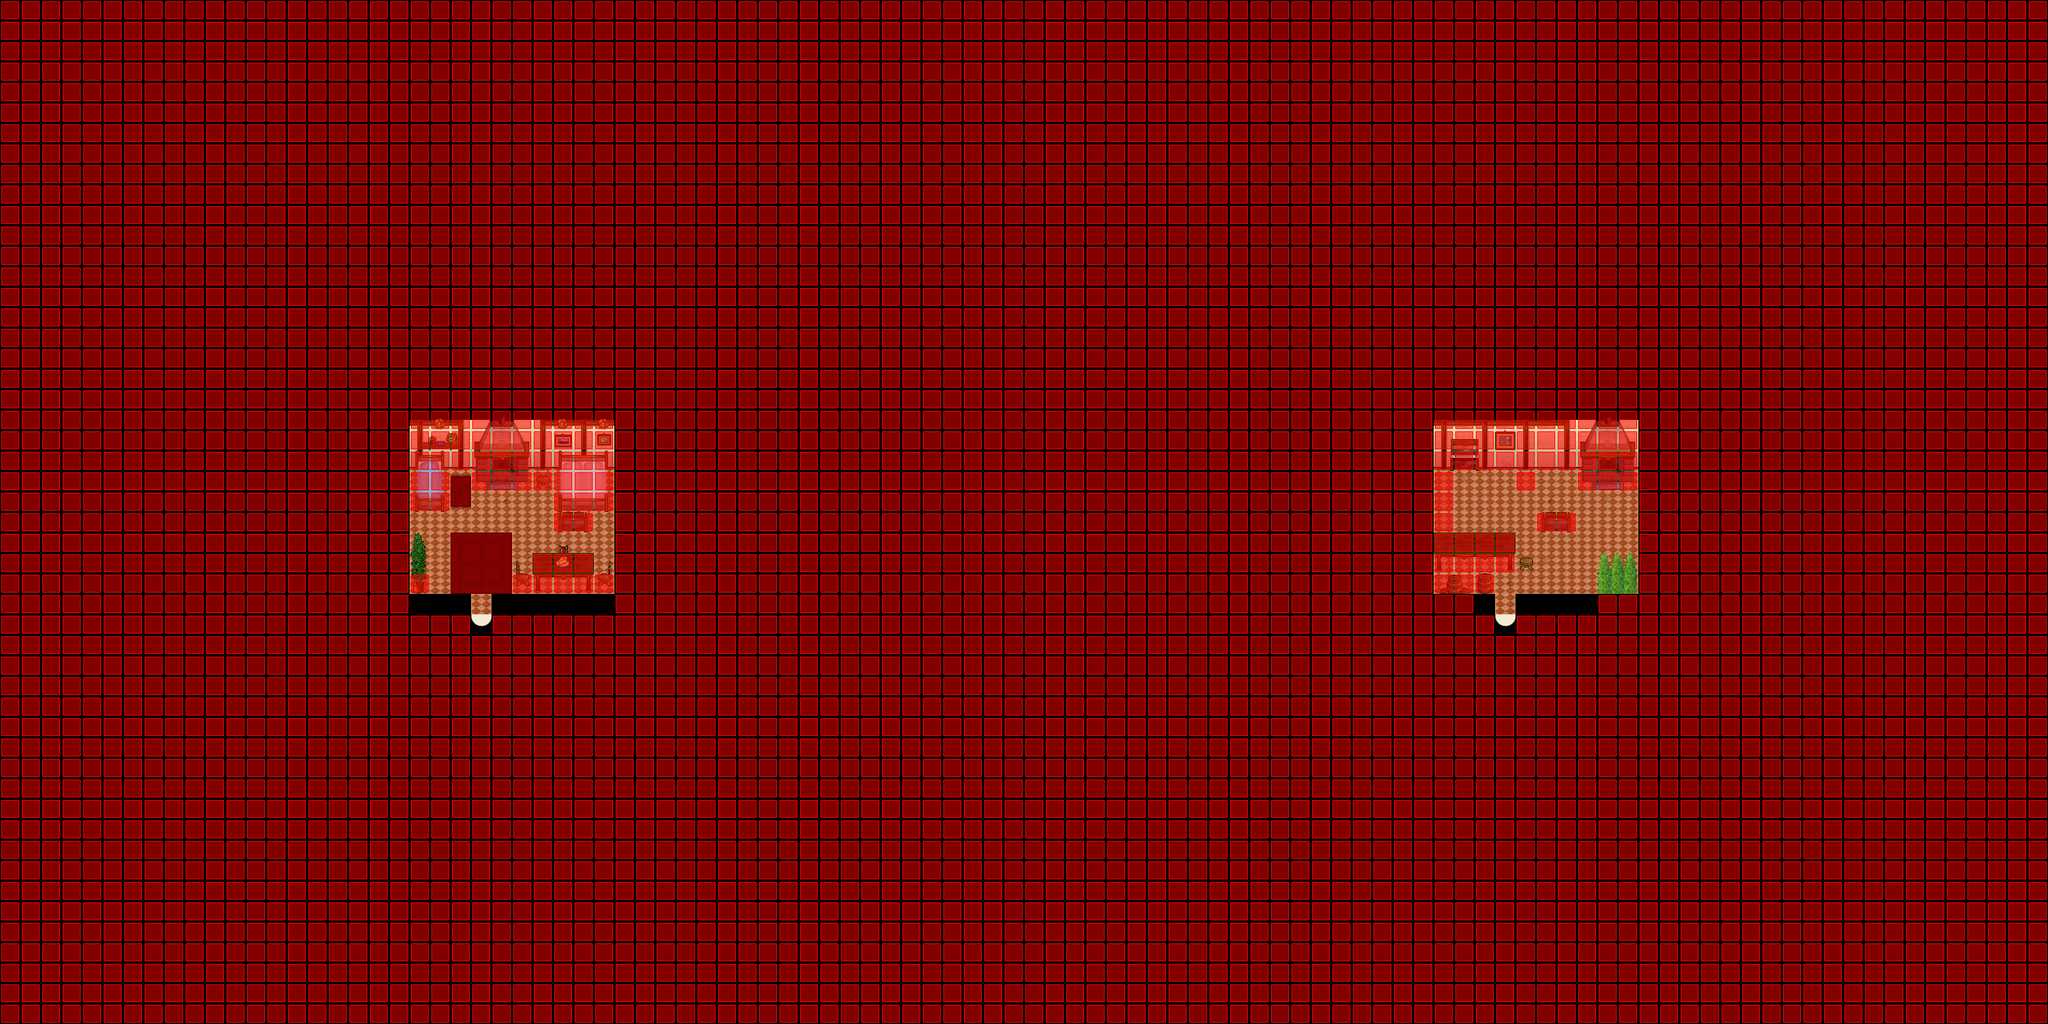

This game map was drawn from its Tiled (.tmx) file and the tilesets committed beside it. A one-line description and the trimmed map source follow:
An orthogonal 100x50 tile map with 32x32 px tiles, 6 tile layers (Ground1, Ground2, Ground3, Fringe, ...), 5 tilesets and 3 objects (2x warp, particle_effect).

<map version="1.0" orientation="orthogonal" renderorder="right-down" width="100" height="50" tilewidth="32" tileheight="32">
 <properties>
  <property name="music" value="The Mana World - Snow Village.ogg" />
  <property name="name" value="Angela's House" />
 </properties>
 <tileset firstgid="1" name="collision" tilewidth="32" tileheight="32">
  <image source="../graphics/tiles/collision.png" width="64" height="32" />
 </tileset>
 <tileset firstgid="3" name="inn" tilewidth="32" tileheight="32">
  <image source="../graphics/tiles/inn.png" width="512" height="512" />
 </tileset>
 <tileset firstgid="259" name="inn2" tilewidth="32" tileheight="32">
  <image source="../graphics/tiles/inn2.png" width="512" height="512" />
 </tileset>
 <tileset firstgid="515" name="inn_x2" tilewidth="32" tileheight="64">
  <image source="../graphics/tiles/inn_x2.png" width="512" height="128" />
 </tileset>
 <tileset firstgid="547" name="inn_x3" tilewidth="32" tileheight="96">
  <image source="../graphics/tiles/inn_x3.png" width="512" height="192" />
 </tileset>
 <layer name="Ground1" width="100" height="50">
  <data>[5000 cells, 5000 non-empty, 4 distinct tile ids]</data>
 </layer>
 <layer name="Ground2" width="100" height="50">
  <data>[5000 cells, 5000 non-empty, 37 distinct tile ids]</data>
 </layer>
 <layer name="Ground3" width="100" height="50">
  <data>[5000 cells, 31 non-empty, 31 distinct tile ids]</data>
 </layer>
 <layer name="Fringe" width="100" height="50">
  <data>[5000 cells, 28 non-empty, 26 distinct tile ids]</data>
 </layer>
 <layer name="Over" width="100" height="50">
  <data>[5000 cells, 20 non-empty, 2 distinct tile ids]</data>
 </layer>
 <layer name="Collision" width="100" height="50">
  <data>[5000 cells, 4907 non-empty, 1 distinct tile ids]</data>
 </layer>
 <objectgroup name="Objects">
  <object name="To Outside" type="warp" x="736" y="960" width="32" height="32">
   <properties>
    <property name="dest_map" value="031-1" />
    <property name="dest_x" value="3040" />
    <property name="dest_y" value="2592" />
   </properties>
  </object>
  <object name="graphics/particles/fireplace.particle.xml" type="particle_effect" x="768" y="736" width="32" height="32" />
  <object name="To Outside" type="warp" x="2336" y="960" width="32" height="32">
   <properties>
    <property name="dest_map" value="031-1" />
    <property name="dest_x" value="2880" />
    <property name="dest_y" value="3712" />
   </properties>
  </object>
 </objectgroup>
</map>
